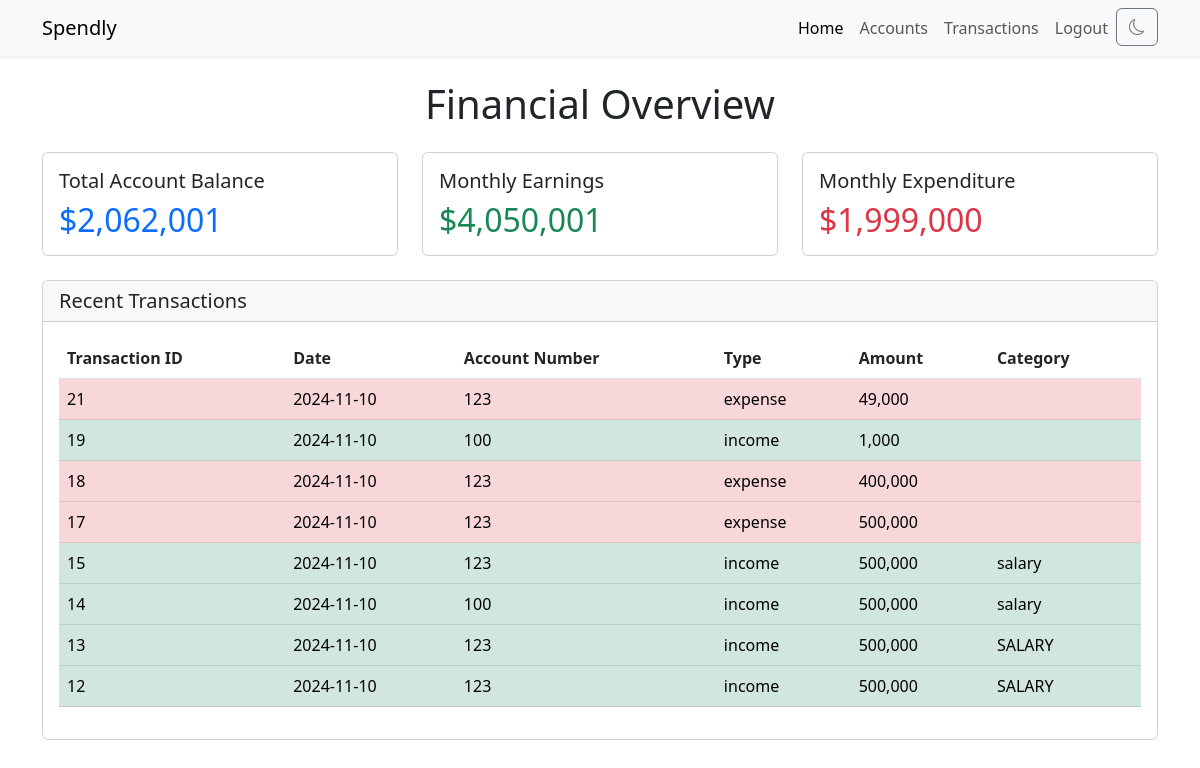
The page / (signed in) on the database its author committed.
### app.py (models this page shows, shortened)
class TransactionsTable(db.Model):
    __tablename__ = 'transactions'
    tno = db.Column(db.Integer, primary_key = True, autoincrement = True)
    userid = db.Column(db.Integer, db.ForeignKey("users.id", ondelete='CASCADE'), nullable = False)
    date = db.Column(db.String, nullable = False)
    accno = db.Column(db.Integer, db.ForeignKey("accounts.accno"), nullable = False)
    type = db.Column(db.String, nullable = False)
    amount = db.Column(db.Integer, nullable = False)
    category = db.Column(db.String)

### app.py (the view)
@app.route("/", methods = ["GET", "POST"])
@login_required
def index():
    transactions = TransactionsTable.query.filter_by(userid=current_user.id).order_by(TransactionsTable.date.desc(), TransactionsTable.tno.desc()).all()
    total = sum([i.balance for i in AccountsTable.query.filter_by(userid=current_user.id).all()])
    monthly_income = sum([i.amount if i.type == 'income' else 0 for i in TransactionsTable.query.filter(
        TransactionsTable.userid == current_user.id,
        TransactionsTable.date >= datetime.now() - timedelta(days=30)
    ).all()])
    monthly_expenditure = sum([i.amount if i.type == 'expense' else 0 for i in TransactionsTable.query.filter(
        TransactionsTable.userid == current_user.id,
        TransactionsTable.date >= datetime.now() - timedelta(days=30)
    ).all()])
    return render_template("index.html", transactions=transactions[:8], total=total, monthly_earnings=monthly_income, monthly_expenditure=monthly_expenditure, title='Dashboard')

### app.py (called while the page is built)
@login_manager.user_loader
def load_user(user_id):
    return UsersTable.query.get(int(user_id))

### templates/index.html
{% extends "layout.html" %}
{% block content %}
<div class="container mt-4">
    <h1 class="mb-4 text-center">Financial Overview</h1>
    <div class="row">
        <div class="col-md-4 mb-4">
            <div class="card">
                <div class="card-body">
                    <h5 class="card-title">Total Account Balance</h5>
                    <h2 id="totalBalance" class="card-text text-primary">${{"{:,}".format(total)}}</h2>
                </div>
            </div>
        </div>
        <div class="col-md-4 mb-4">
            <div class="card">
                <div class="card-body">
                    <h5 class="card-title">Monthly Earnings</h5>
                    <h2 id="monthlyEarnings" class="card-text text-success">${{"{:,}".format(monthly_earnings)}}</h2>
                </div>
            </div>
        </div>
        <div class="col-md-4 mb-4">
            <div class="card">
                <div class="card-body">
                    <h5 class="card-title">Monthly Expenditure</h5>
                    <h2 id="monthlyExpenditure" class="card-text text-danger">${{"{:,}".format(monthly_expenditure)}}</h2>
                </div>
            </div>
        </div>
    </div>
    <div class="card mb-4">
        <div class="card-header">
            <h5 class="card-title mb-0">Recent Transactions</h5>
        </div>
        <div class="card-body">
            {% if transactions %}
            <table id="transactionsTable" class="table">
                <thead>
                    <tr>
                        <th scope="col">Transaction ID</th>
                        <th scope="col">Date</th>
                        <th scope="col">Account Number</th>
                        <th scope="col">Type</th>
                        <th scope="col">Amount</th>
                        <th scope="col">Category</th>
                    </tr>
                </thead>
                <tbody>
                    {% for transaction in transactions %}
                    {% if transaction.type == 'income' %}
                        <tr class="table-success">
                    {% else %}
                        <tr class="table-danger">
                    {% endif %}
                            <td>{{transaction.tno}}</td>
                            <td>{{transaction.date}}</td>
                            <td>{{transaction.accno}}</td>
                            <td>{{transaction.type}}</td>
                            <td>{{"{:,}".format(transaction.amount)}}</td>
                            <td>{{transaction.category}}</td>
                        </tr>
                    {% endfor %}
                </tbody>
            </table>
            {% else %}
            <div class="alert alert-info" role="info">
                <i class="fas fa-exclamation-circle"></i> &nbsp; No transactions yet.
            </div>
            {% endif %}
        </div>
    </div>
</div>
{% endblock %}

### rows shown on the page
TransactionsTable: amount "49,000"
TransactionsTable: amount "1,000"
TransactionsTable: amount "400,000"
TransactionsTable: amount "500,000"
TransactionsTable: amount "500,000"
TransactionsTable: amount "500,000"
TransactionsTable: amount "500,000"
TransactionsTable: amount "500,000"

### other values the page prints
{{ "{:,}".format(total) }} "2,062,001"
{{ "{:,}".format(monthly_earnings) }} "4,050,001"
{{ "{:,}".format(monthly_expenditure) }} "1,999,000"
